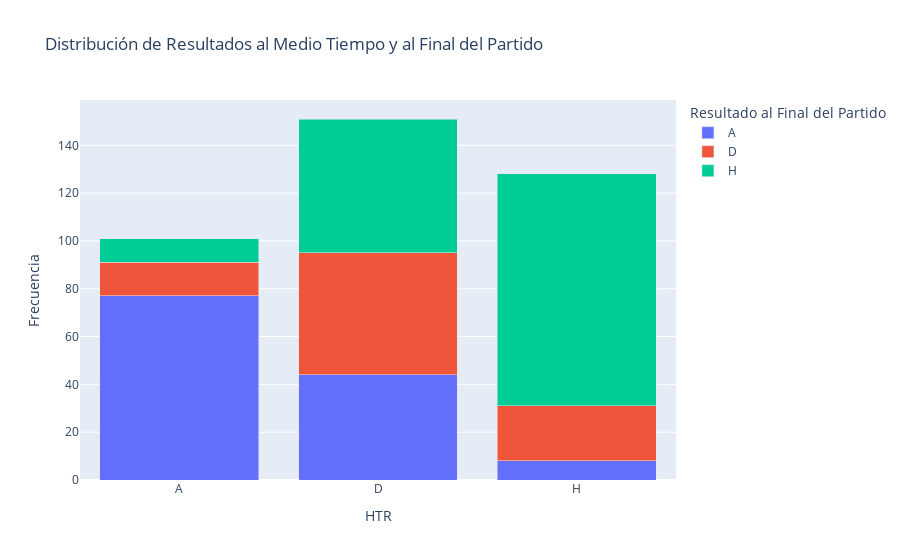

Notebook code cell kept with this figure:
### Code cell
# Crear una tabla de contingencia
contingency_table = pd.crosstab(df['HTR'], df['FTR'])

# Resetear los índices para plotly express
contingency_table.reset_index(inplace=True)

# Plot
fig = px.bar(contingency_table, x='HTR', y=list(contingency_table.columns[1:]),
             title='Distribución de Resultados al Medio Tiempo y al Final del Partido',
             labels={'halftime_result': 'Resultado al Medio Tiempo', 'value': 'Frecuencia', 'variable': 'Resultado al Final del Partido'},
             barmode='stack')

# fig = px.imshow(contingency_table.values,
#                 labels=dict(x="FTR", y="HTR", color="Frecuencia"),
#                 x=contingency_table.columns, y=contingency_table.index,
#                 title="Distribución de Resultados al Medio Tiempo y al Final del Partido",
#                 color_continuous_scale="viridis")

fig.show()

### Figure 1 — Plotly figure (JSON) as saved in the notebook; plotly's stock layout.template omitted (floating-point values rounded to 4 significant figures)
{"data": [{"alignmentgroup": "True", "hovertemplate": "Resultado al Final del Partido=A<br>HTR=%{x}<br>Frecuencia=%{y}<extra></extra>", "legendgroup": "A", "marker": {"color": "#636efa", "pattern": {"shape": ""}}, "name": "A", "offsetgroup": "A", "orientation": "v", "showlegend": true, "textposition": "auto", "type": "bar", "x": ["A", "D", "H"], "xaxis": "x", "y": [77, 44, 8], "yaxis": "y"}, {"alignmentgroup": "True", "hovertemplate": "Resultado al Final del Partido=D<br>HTR=%{x}<br>Frecuencia=%{y}<extra></extra>", "legendgroup": "D", "marker": {"color": "#EF553B", "pattern": {"shape": ""}}, "name": "D", "offsetgroup": "D", "orientation": "v", "showlegend": true, "textposition": "auto", "type": "bar", "x": ["A", "D", "H"], "xaxis": "x", "y": [14, 51, 23], "yaxis": "y"}, {"alignmentgroup": "True", "hovertemplate": "Resultado al Final del Partido=H<br>HTR=%{x}<br>Frecuencia=%{y}<extra></extra>", "legendgroup": "H", "marker": {"color": "#00cc96", "pattern": {"shape": ""}}, "name": "H", "offsetgroup": "H", "orientation": "v", "showlegend": true, "textposition": "auto", "type": "bar", "x": ["A", "D", "H"], "xaxis": "x", "y": [10, 56, 97], "yaxis": "y"}], "layout": {"barmode": "stack", "legend": {"title": {"text": "Resultado al Final del Partido"}, "tracegroupgap": 0}, "title": {"text": "Distribución de Resultados al Medio Tiempo y al Final del Partido"}, "xaxis": {"anchor": "y", "domain": [0, 1], "title": {"text": "HTR"}}, "yaxis": {"anchor": "x", "domain": [0, 1], "title": {"text": "Frecuencia"}}}}
